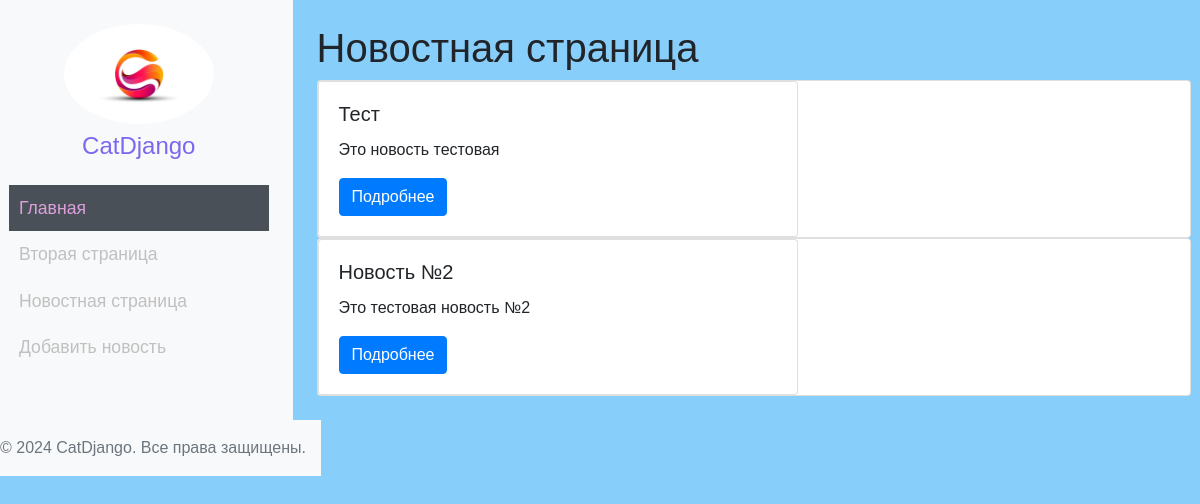
Before: /news/ with the older database file.
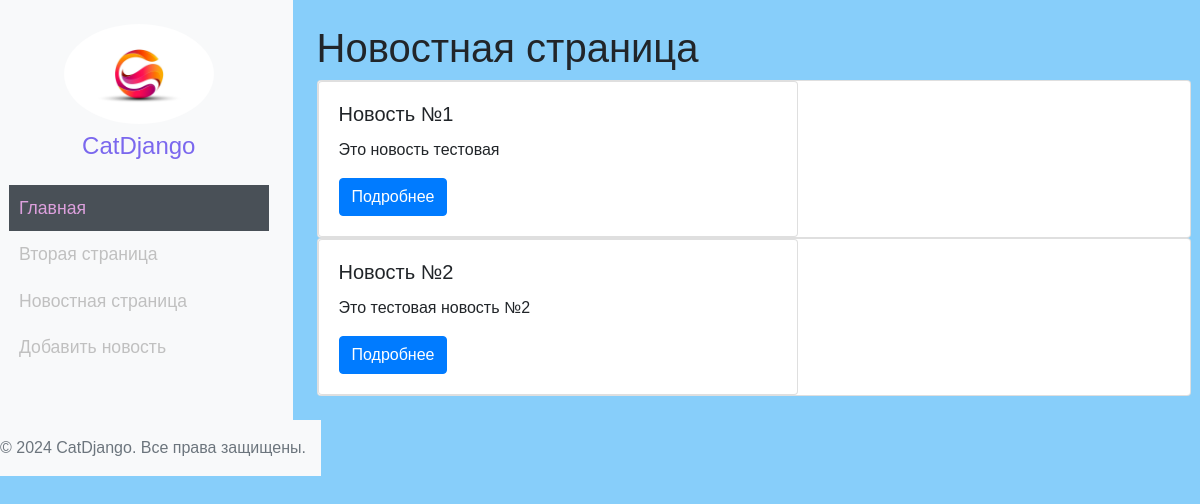
After: the same page with the newer database file.
### news/models.py (models this page shows, shortened)
class News_post(models.Model):
    title = models.CharField('Название новости', max_length=50)
    short_description = models.CharField('Краткое описание новости', max_length=200)
    text = models.TextField('Новость')
    pub_date = models.DateTimeField('Дата публикации')
    author = models.ForeignKey(User, on_delete=models.CASCADE, verbose_name='Автор')  # Внешний ключ на User
    author_name = models.CharField(max_length=100, default='default_author')  # Дополнительное поле CharField
    class Meta:
        verbose_name = 'Новость'
        verbose_name_plural = 'Новости'

### news/views.py (the view)
# urls.py: path('', views.index, name='home'),
def home(request):
	news = News_post.objects.all()
	return render(request, 'news/news.html', {'news': news})

### news/templates/news/news.html (shortened to what this page needs)
{% extends 'main/layoute.html' %}
{% block content %}
<h1>Новостная страница</h1>
	{% if news %}
		{% for new in news %}
			<div class="card">
				<div class="card" style="width: 30rem;">
					<div class="card-body">
						<h5 class="card-title">{{ new.title }}</h5>
						<p class="card-text">{{ new.short_description }}</p>
						<a href="#" class="btn btn-primary">Подробнее</a>
				  	</div>
				</div>
			</div>
		{% endfor %}
	{% else %}
		<p>Новостей нет</p>
	{% endif %}
{% endblock %}

Changed rows visible on the page:
changed News_post "Это новость тестовая": title "Тест" → "Новость №1"
